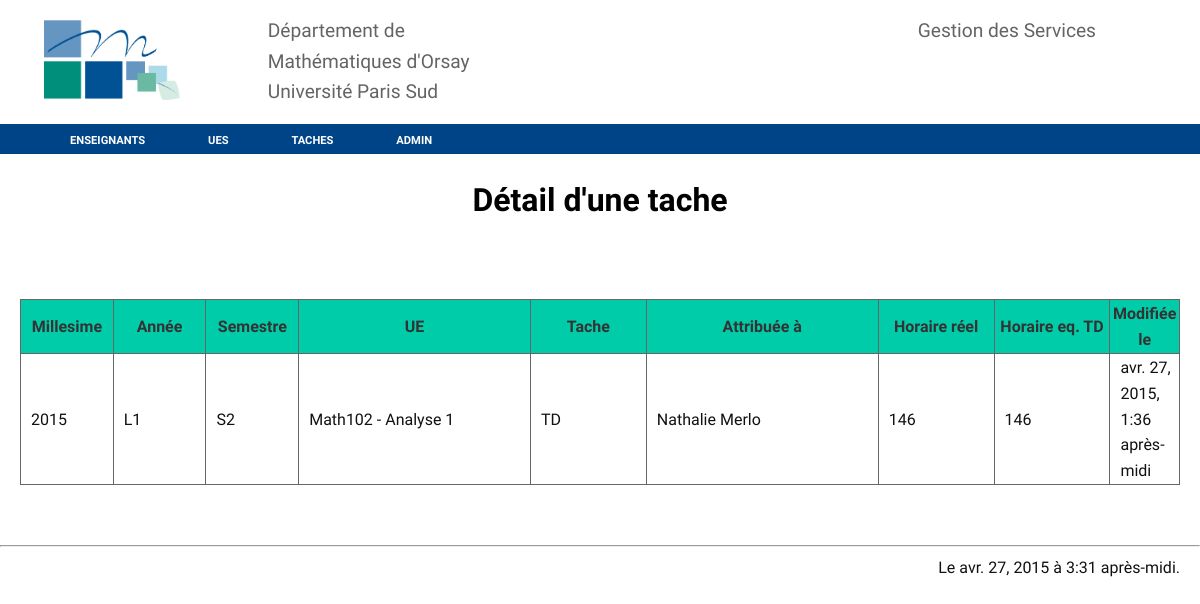
/tache/7, run on an earlier commit of the app's database.
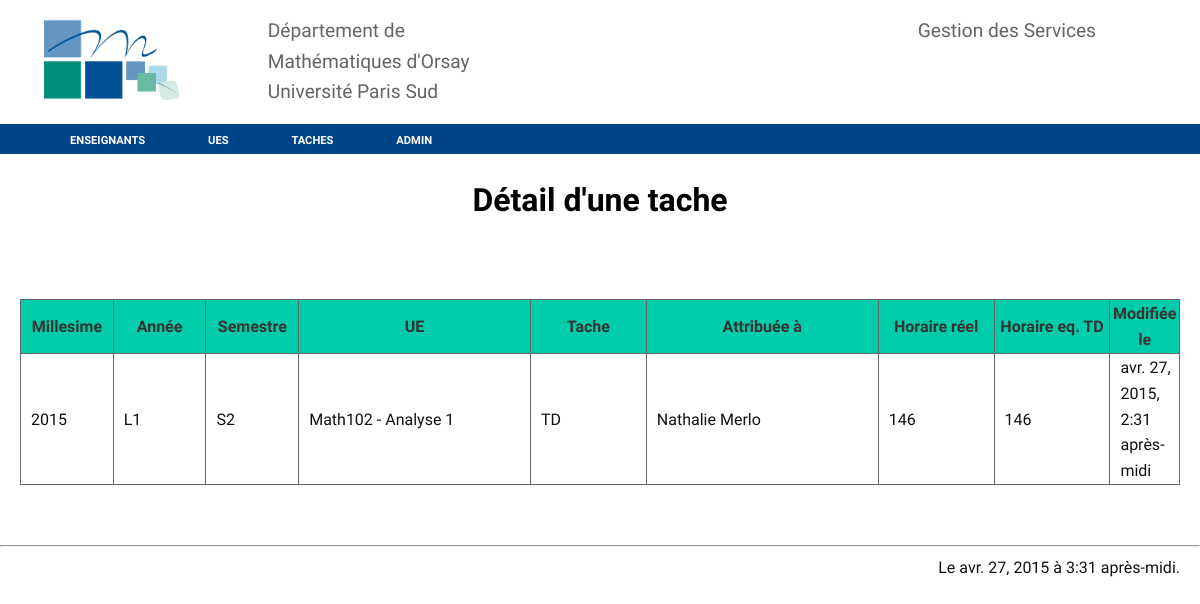
And on a later commit of the database.
### services/models.py (models this page shows, shortened)
class Tache(models.Model):
    ue = models.ForeignKey(Ue)
    attribué_à = models.ForeignKey(Enseignant)
    nature = models.CharField(max_length = 20, choices = nature_tache)
    horaire_reel = models.IntegerField()
    horaire_eqtd = models.IntegerField(blank = True, null = True)
    modifié_le = models. DateTimeField(auto_now = True)
    depuis = models.IntegerField(default=0)
    millesime = models.IntegerField(default=timezone.now().year)

class Ue(models.Model):
    titre = models.CharField(max_length = 100)
    code = models.CharField(max_length = 20)
    année = models.CharField(max_length = 20, choices = année)
    semestre = models.CharField(max_length = 20, choices = semestre)
    description = models.CharField(max_length = 255, blank=True, null=True)
    responsable = models.ForeignKey(Enseignant)
    spécialité = models.CharField(max_length = 20,blank=True, null=True)
    horaire_total = models.IntegerField(default=0)
    horaire_cours = models.IntegerField(default=0)
    horaire_td = models.IntegerField(default=0)
    horaire_tp = models.IntegerField(default=0)
    horaire_intégré = models.IntegerField(default=0)
    horaire_soutien = models.IntegerField(default=0)
    horaire_coordination = models.IntegerField(default=0)
    nombre_td = models.IntegerField(default=0)
    nombre_tp = models.IntegerField(default=0)
    nombre_cours = models.IntegerField(default=0)
    nombre_intégré = models.IntegerField(default=0)
    nombre_soutien = models.IntegerField(default=0)
    millesime = models.IntegerField(default=timezone.now().year)
    def __str__(self):
        return ('{0} - {1}'.format(self.code, self.titre))
    class Meta():
        unique_together = ( 'code', 'millesime')

class Enseignant(models.Model):
    nom = models.CharField(max_length = 100)
    prenom = models.CharField(max_length = 100)
    grade = models.CharField(max_length = 100)
    service_du = models.IntegerField (default = 192)
    decharge = models.IntegerField (default = 0)
    commentaire = models.CharField(max_length = 255, blank= True)
    arrivé_en = models.DateField(default='2000-09-01')
    photo = models.ImageField(blank=True)
    attribué = models.IntegerField (default = 0)
    bilan = models.IntegerField (default = 0)
    millesime = models.IntegerField (default = timezone.now().year)
    class Meta():
        unique_together = ("nom", "prenom", "millesime")
    def __str__(self):
        return ('{1} {0}'.format(self.nom, self.prenom))

### services/views.py (the view)
# urls.py: url(r'^tache/(?P<pk>\d+$)$', views.TacheDetailView.as_view(),name='tache-view'),
class TacheDetailView(generic.DetailView):
    model = Tache
    template_name = 'tache_detail.html'
    exclude = ()
    def get_context_data(self, **kwargs):
        context = super(TacheDetailView, self).get_context_data(**kwargs)
        context['datetime'] = timezone.now()
        return context

### services/templates/tache_detail.html (shortened to what this page needs)
{% extends "base.html" %}
{% block content %}
<h1>Détail d'une tache</h1>
<br/><br/>
<table>
<tr>
	<th style="width: 8%;">Millesime</th>
	<th style="width: 8%;">Année</th>
	<th style="width: 8%;">Semestre</th>
	<th style="width: 20%;"> UE</th>
	<th style="width: 10%;"> Tache</th>
	<th style="width: 20%;"> Attribuée à</th>
	<th style="width: 10%;"> Horaire réel</th>
	<th style="width: 10%;"> Horaire eq. TD</th>
	<th style="width: 20%;"> Modifiée le</th>
</tr>
<tr>
<td>{{tache.millesime}}</td>
<td>{{tache.ue.année}}</td>
<td>{{tache.ue.semestre}}</td>
<td>{{tache.ue}}</td>
<td>{{tache.nature}}</td>
<td>{{tache.attribué_à}}</td>
<td>{{tache.horaire_reel}}</td>
<td>{{tache.horaire_eqtd}}</td>
<td>{{tache.modifié_le}}</td>
</tr>
</table>
{% endblock %}

What changed in the data, as far as the page shows it:
changed Tache "TD": modifié_le "avr. 27, 2015, 1:36 après-midi" → "avr. 27, 2015, 2:31 après-midi"
